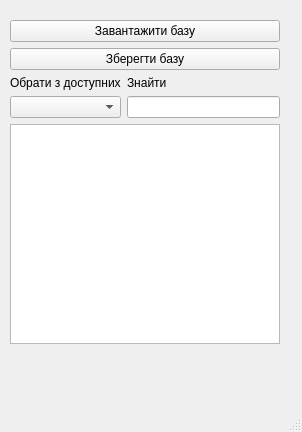
<?xml version="1.0" encoding="UTF-8"?>
<ui version="4.0">
 <class>MainWindow</class>
 <widget class="QMainWindow" name="MainWindow">
  <property name="geometry">
   <rect>
    <x>0</x>
    <y>0</y>
    <width>302</width>
    <height>432</height>
   </rect>
  </property>
  <property name="windowTitle">
   <string>MainWindow</string>
  </property>
  <widget class="QWidget" name="centralwidget">
   <widget class="QWidget" name="">
    <property name="geometry">
     <rect>
      <x>10</x>
      <y>20</y>
      <width>270</width>
      <height>324</height>
     </rect>
    </property>
    <layout class="QVBoxLayout" name="verticalLayout_5">
     <item>
      <layout class="QVBoxLayout" name="verticalLayout_4">
       <item>
        <widget class="QPushButton" name="button_load_db">
         <property name="text">
          <string>Завантажити базу</string>
         </property>
        </widget>
       </item>
       <item>
        <widget class="QPushButton" name="button_save_db">
         <property name="text">
          <string>Зберегти базу</string>
         </property>
        </widget>
       </item>
      </layout>
     </item>
     <item>
      <layout class="QVBoxLayout" name="verticalLayout_3">
       <item>
        <layout class="QHBoxLayout" name="horizontalLayout">
         <item>
          <layout class="QVBoxLayout" name="verticalLayout">
           <item>
            <widget class="QLabel" name="label">
             <property name="text">
              <string>Обрати з доступних</string>
             </property>
            </widget>
           </item>
           <item>
            <widget class="QComboBox" name="comboBox"/>
           </item>
          </layout>
         </item>
         <item>
          <layout class="QVBoxLayout" name="verticalLayout_2">
           <item>
            <widget class="QLabel" name="label_2">
             <property name="text">
              <string>Знайти</string>
             </property>
            </widget>
           </item>
           <item>
            <widget class="QLineEdit" name="lineEdit"/>
           </item>
          </layout>
         </item>
        </layout>
       </item>
       <item>
        <widget class="QTextEdit" name="textedit_pass"/>
       </item>
      </layout>
     </item>
    </layout>
   </widget>
  </widget>
  <widget class="QMenuBar" name="menubar">
   <property name="geometry">
    <rect>
     <x>0</x>
     <y>0</y>
     <width>302</width>
     <height>26</height>
    </rect>
   </property>
  </widget>
  <widget class="QStatusBar" name="statusbar"/>
 </widget>
 <resources/>
 <connections/>
</ui>
